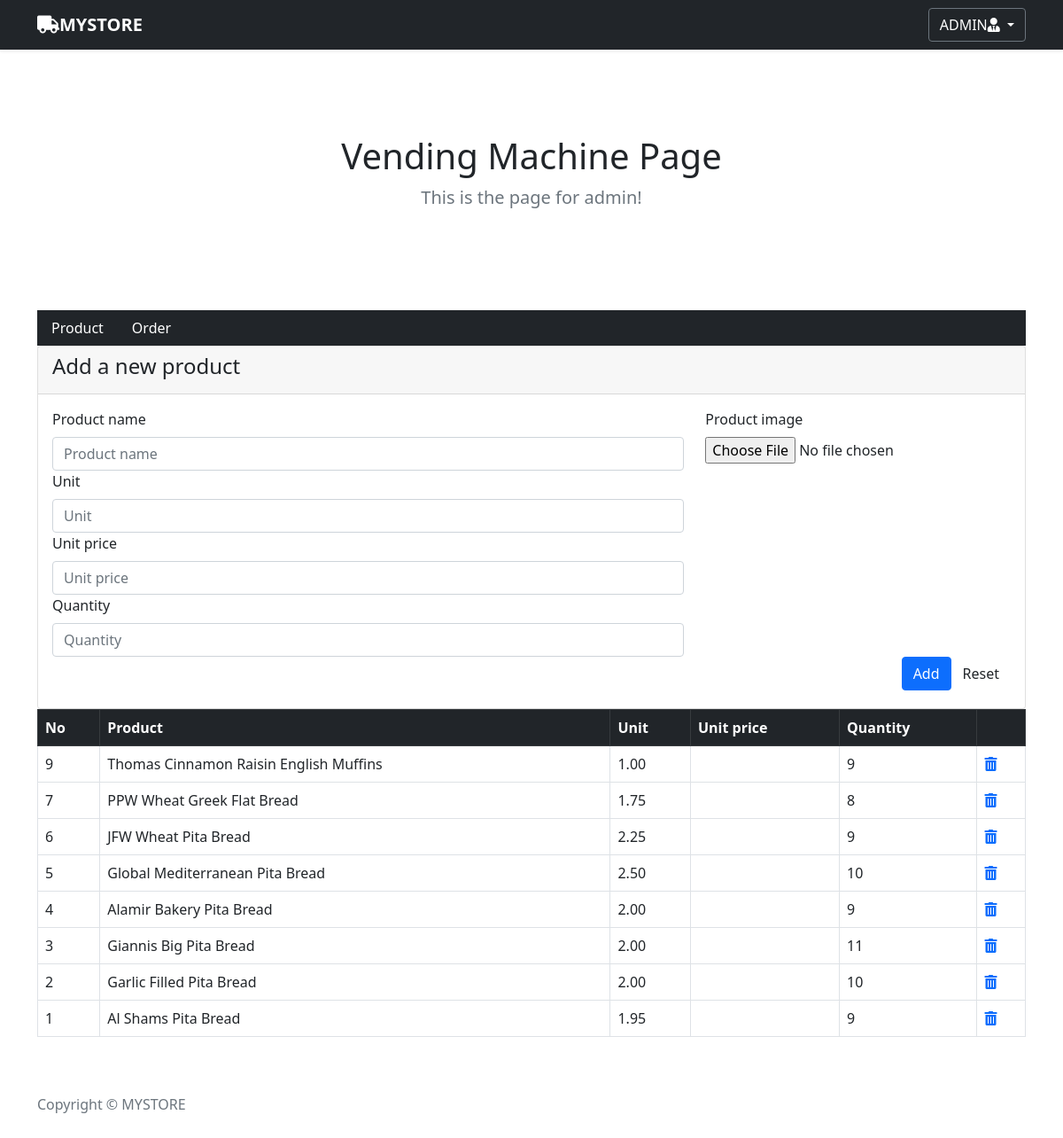
The page /admin.php?page_layout=product (signed in) on the database its author committed.
### tables this page shows
CREATE TABLE `tbl_product` (
  `id` int(10) UNSIGNED NOT NULL,
  `product_name` varchar(255) NOT NULL,
  `brand_id` varchar(255) NOT NULL,
  `category_id` varchar(255) NOT NULL,
  `product_description` text NOT NULL,
  `product_unit_price` double(8,2) NOT NULL,
  `product_sale_price` double(8,2) NOT NULL,
  `product_size` varchar(255) NOT NULL,
  `product_image` varchar(255) NOT NULL,
  `product_status` int(11) NOT NULL,
  `product_stock` int(11) NOT NULL,
  `created_at` timestamp NULL DEFAULT NULL,
  `updated_at` timestamp NULL DEFAULT NULL
);

### product.php (the view, shortened to what this page needs)
<?php
include_once './connect.php';
$table_partners = '';
$sql_table_body = "SELECT * FROM tbl_product ORDER BY id DESC";
$query_table_body = mysqli_query($connect, $sql_table_body);
if (mysqli_num_rows($query_table_body) > 0) {
    while ($row_table_body = mysqli_fetch_array($query_table_body)) {
        $table_partners .= '
                <tr>
                    <td><a id="td-' . $row_table_body["id"] . '">' . $row_table_body["id"] . '<a></td>
                    <td>' . $row_table_body["product_name"] . '</td>
                    <td>' . $row_table_body["product_unit_price"] . '</td>
                    <td>' . $row_table_body["product_unit"] . '</td>
                    <td>' . $row_table_body["product_stock"] . '</td>
                    <td><a href="delete-product.php?id=' . $row_table_body["id"] . '"><i class="fas fa-trash-alt"></i></a></td>
                </tr>
        ';
    }
}
?>
<section id="basic-vertical-layouts">
    <div class="row match-height">
        <div>
        <div class="card">
            <div class="card-header">
                <h4 class="card-title">Add a new product</h4>
            </div>
            <div class="card-content">
            <div class="card-body">
                <form role="form" method="post" enctype="multipart/form-data">
                <div class="form-body">
                    <div class="row">
                    <div class="col-md-8 col-12">
                        <div class="form-group">
                        <label for="" class="form-label">Product name</label>
                        <input type="text" id="" class="form-control" name="product_name"
                            placeholder="Product name"  required>
                        </div>
                        <div class="form-group">
                        <label for="" class="form-label">Unit</label>
                        <input type="text" id="" class="form-control" name="product_unit"
                            placeholder="Unit"  required>
                        </div>
                        <div class="form-group">
                        <label for="" class="form-label">Unit price</label>
                        <input type="text" id="" class="form-control" name="product_unit_price"
                            placeholder="Unit price"  required>
                        </div>
                        <div class="form-group">
                        <label for="" class="form-label">Quantity</label>
                        <input type="text" id="" class="form-control" name="product_stock"
                            placeholder="Quantity"  required>
                        </div>
                    </div>
                    <div class="col-md-4 col-12">
                        <div class="form-group">
                            <label for="" class="form-label">Product image</label>
                            <div class="form-file">
                                        <input type="file" class="form-file-input" name="product_image" id="file-upload" value="" required>
                            </div>
                        </div>
                    </div>
                    </div>
                        <div class="col-12 d-flex justify-content-end">
                            <button type="submit" class="btn btn-primary mr-1 mb-1" name="submit">Add</button>
                            <button type="reset" class="btn btn-light-secondary mr-1 mb-1">Reset</button>
                        </div>
                        </div>
                    </div>
            </div>
            </div>
        </div>
        </div>
    </div>
    <div class="container">
    <table class="table table-bordered">
        <thead class="table-dark">
            <tr>
                <th scope="col">No</th>
                <th scope="col">Product</th>
                <th scope="col">Unit</th>
                <th scope="col">Unit price</th>
                <th scope="col">Quantity</th>
                <th></th>
            </tr>
        </thead>
        <tbody>
            <?php
           echo $table_partners;
           ?>
        </tbody>
    </table>
    </div>

### admin.php (shortened to what this page needs)
<?php
include_once './connect.php';
?>
<!doctype html>
<html lang="en">
  <head>
    <link rel="stylesheet" href="https://pro.fontawesome.com/releases/v5.10.0/css/all.css"/>
<link href="assets/dist/css/bootstrap.min.css" rel="stylesheet">
  </head>
  <body>
<header>
  <div class="navbar navbar-dark bg-dark shadow-sm">
    <div class="container">
      <a href="index.php" class="navbar-brand d-flex align-items-center">
        <i class="fas fa-truck"></i>
        <strong>MYSTORE</strong>
      </a>
        <div class="dropdown">
  <button class="btn btn-secondary dropdown-toggle bg-dark" type="button" id="dropdownMenuButton" data-bs-toggle="dropdown" aria-expanded="false">
  ADMIN<i class="fas fa-user-tie"></i>
  </button>
</div>
</div>
    </div>
</header>
<main>
    <section class="py-5 text-center container">
        <div class="row py-lg-5">
            <div class="col-lg-6 col-md-8 mx-auto">
                <h1 class="fw-light">Vending Machine Page</h1>
                <p class="lead text-muted">This is the page for admin!</p>
            </div>
        </div>
    </section>
    <div class="container">
        <ul class="nav bg-dark">
            <li class="nav-item">
                <a class="nav-link text-white" href="admin.php?page_layout=product">Product</a>
            </li>
            <li class="nav-item">
                <a class="nav-link text-white" href="admin.php?page_layout=order">Order</a>
            </li>
        </ul>
        <?php
            if (isset($_GET["page_layout"])) {
                switch ($_GET["page_layout"]) {
                    case "product":include_once './product.php';
                        break;
                }
            } else {
                include_once './admin.php';
            }
        ?>
</main>
<footer class="text-muted py-5">
  <div class="container">
    <p class="mb-1">Copyright &copy; MYSTORE</p>
  </div>
</footer>
  </body>
</html>

### rows shown on the page
tbl_product: id "9", product_name "Thomas Cinnamon Raisin English Muffins", product_unit_price "1.00", product_stock "9"
tbl_product: id "7", product_name "PPW Wheat Greek Flat Bread", product_unit_price "1.75", product_stock "8"
tbl_product: id "6", product_name "JFW Wheat Pita Bread", product_unit_price "2.25", product_stock "9"
tbl_product: id "5", product_name "Global Mediterranean Pita Bread", product_unit_price "2.50", product_stock "10"
tbl_product: id "4", product_name "Alamir Bakery Pita Bread", product_unit_price "2.00", product_stock "9"
tbl_product: id "3", product_name "Giannis Big Pita Bread", product_unit_price "2.00", product_stock "11"
tbl_product: id "2", product_name "Garlic Filled Pita Bread", product_unit_price "2.00", product_stock "10"
tbl_product: id "1", product_name "Al Shams Pita Bread", product_unit_price "1.95", product_stock "9"
